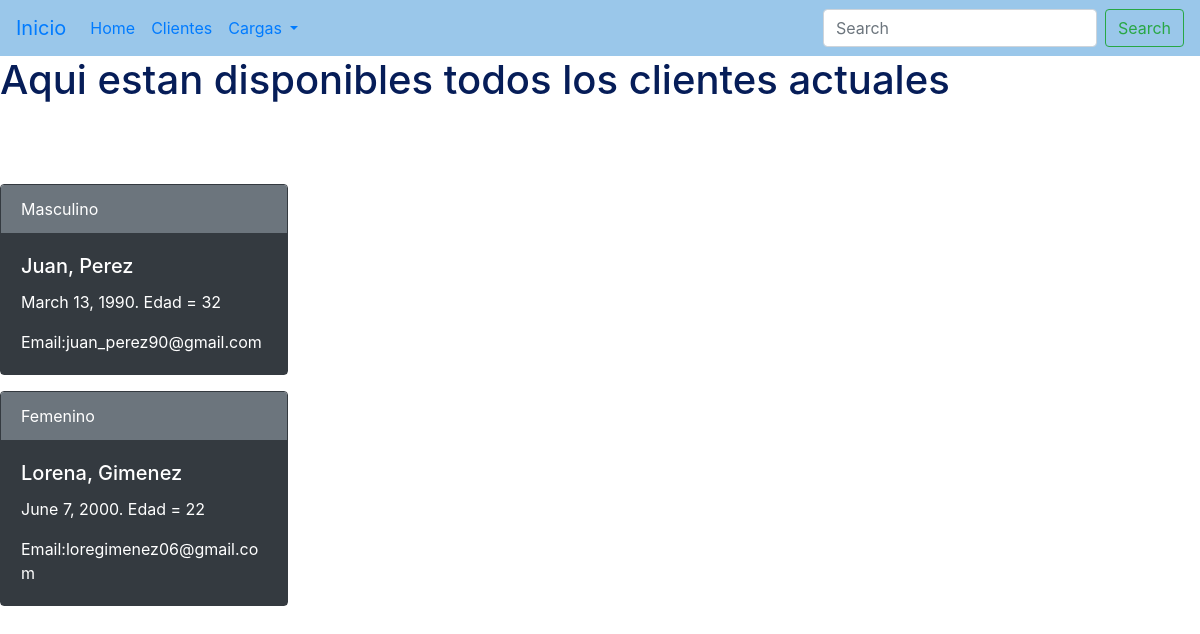
/clientes/, run on an earlier commit of the app's database.
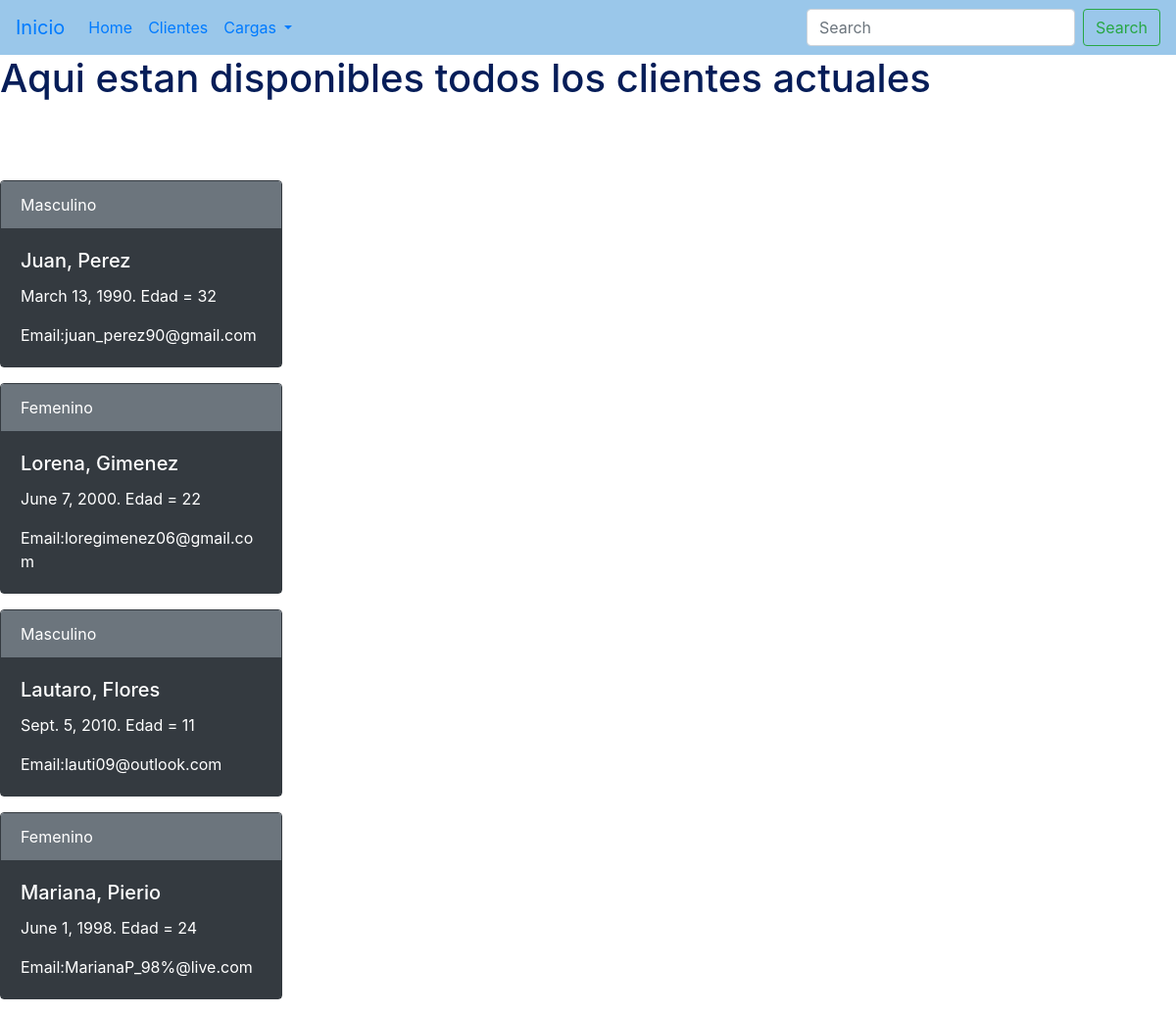
And on a later commit of the database.
### app_nutricion/models.py (models this page shows)
class Clientes(models.Model):
    name = models.CharField(max_length=30)
    last_name = models.CharField(max_length=40)
    birth_date = models.DateField()
    age = models.IntegerField()
    sexo = models.CharField(max_length=20)
    email = models.EmailField(max_length=100)
    class Meta:
        verbose_name = 'Cliente'
        verbose_name_plural = 'Clientes'

### app_nutricion/views.py (the view)
# urls.py: path('',listar_clientes, name='lista_clientes')
def listar_clientes(request):
    lista_clientes = Clientes.objects.all()
    context = {'lista_clientes': lista_clientes}
    return render(request, 'lista_clientes.html', context=context)

### templates/lista_clientes.html (shortened to what this page needs)
{% extends 'base.html' %}
{% block contenido %}
<h1 style = color:rgb(6,29,88)> Aqui estan disponibles todos los clientes actuales</h1>
{% for cliente in lista_clientes %}
    <div class="card text-dark border-dark mb-3" style="max-width: 18rem;">
        <div class="card-header text-white bg-secondary border-dark">{{cliente.sexo}}</div>
        <div class="card-body text-white bg-dark border-dark">
        <h5 class="card-title">{{cliente.name}}, {{cliente.last_name}}</h5>
        <p class="card-text">{{cliente.birth_date}}. Edad = {{cliente.age}}</p>
        <p class="card-text">Email:{{cliente.email}} </p>
        </div>
    </div>
{% endfor %}
{% endblock %}

What changed in the data, as far as the page shows it:
added Clientes: sexo "Masculino", name "Lautaro", last_name "Flores", birth_date "Sept. 5, 2010", age "11", email "lauti09@outlook.com"
added Clientes: sexo "Femenino", name "Mariana", last_name "Pierio", birth_date "June 1, 1998", age "24", email "MarianaP_98%@live.com"
